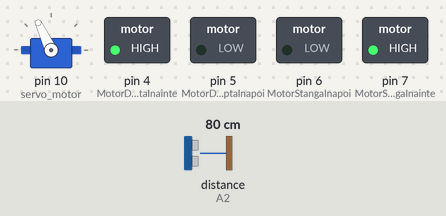
A sketch run on a simulated Arduino Uno, built with avr-gcc and run on an emulated ATmega328P. Shown: servo, switched loads named in the sketch (green lamp = pin HIGH). The test bench sets the inputs (shaded band); at power-on: distance to the obstacle (sensor on A2) 80 cm. The echo pulse lasts 58.3 µs per cm.

Above: at 4.0 s.
4.1 s: distance to the obstacle (sensor on A2) set to 23 cm
5.6 s: distance to the obstacle (sensor on A2) set to 19 cm
At 7.3 s:
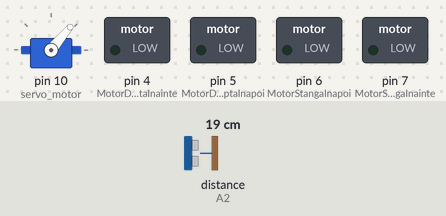
11.6 s: distance to the obstacle (sensor on A2) set to 35 cm
At 12.39 s:
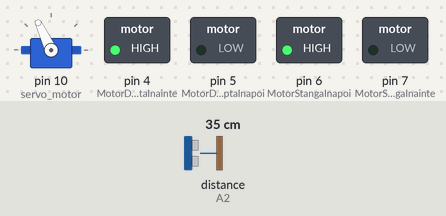
14.0 s: distance to the obstacle (sensor on A2) set to 2 cm
At 16.6 s:
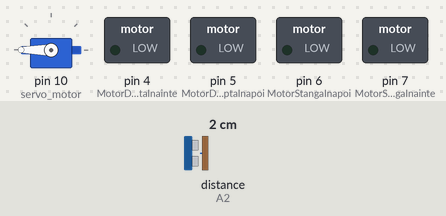
Timing chart, 0 to 18.0 s (numbered marks = the images above; inputs shaded):
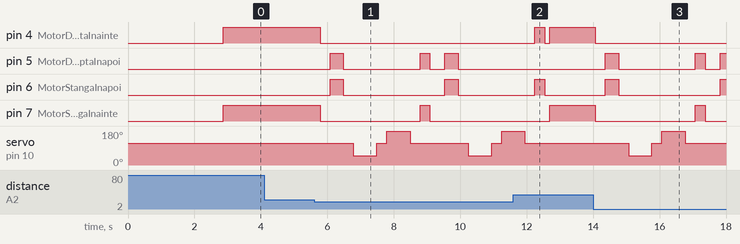

The sketch:

Cod_Arduino_Obstacole.ino
```cpp
#include <Servo.h>        // Include biblioteca Servo.h
#include <NewPing.h>      // Include biblioteca Newping.h

// Modul Driver Motoare dual L298N
const int MotorDreaptaInainte = 4;
const int MotorDreaptaInapoi = 5;
const int MotorStangaInapoi = 6;
const int MotorStangaInainte = 7;


#define TRIGGER_PIN  A1  // Pinul A1 de pe placa Arduino legat la pinul "trig" al senzorului ultrasonic.
#define ECHO_PIN     A2  // Pinul A2 de pe placa Arduino legat la pinul de Echo al senzorului ultrasonic.
#define DISTANTA_MAX 250 // Distanta maxima de bataie a senzorului in mm. Distanta maxima a senzorului HC-SR04 fiind de 45cm.

Servo servo_motor;  // Numele Servo-Motorului SG90
NewPing sonar(TRIGGER_PIN, ECHO_PIN, DISTANTA_MAX); // NewPing setup of pins and maximum distanta.
boolean avanseaza = false;
int distanta = 100;

void setup()
{
  // Pregatim pinii Modulului L298N pentru output.
  pinMode(MotorDreaptaInainte, OUTPUT);
  pinMode(MotorStangaInainte, OUTPUT);
  pinMode(MotorStangaInapoi, OUTPUT);
  pinMode(MotorDreaptaInapoi, OUTPUT);

  servo_motor.attach(10);   // Atasam Servo-Motorul SG90 in pinul nr 10 de pe placa Arduino
  servo_motor.write(115);   // 115 grade
  delay(2000);              // Asteapta 2 secunde
  distanta = citestePing();    // Ping distanta.
  delay(100);               // Asteapta 100ms.
  distanta = citestePing();
  delay(100);
  distanta = citestePing();
  delay(100);
  distanta = citestePing();
  delay(100);
}

void loop()
{
  int distantaDreapta = 0;
  int distantaStanga = 0;
  delay(50);

  if (distanta <= 20)
  {
    opreste();
      delay(300);
    mergeMarsarier();
      delay(400);
    opreste();
      delay(300);
    distantaDreapta = veziDreapta();
        delay(300);
    distantaStanga = veziStanga();
        delay(300);

    if (distantaDreapta >= distantaStanga)
    {
      vireazaDreapta();
            delay(300);
      opreste();
    }
    else
    {
      vireazaStanga();
            delay(300);
      opreste();
    }

  }
  else
  {
    mergeInainte();
  }

  distanta = citestePing();
}

int veziDreapta()     //Functie pentru Servo Motor
{
  servo_motor.write(50);
  delay(500);
  int distanta = citestePing();
  delay(100);
  servo_motor.write(115);
  return distanta;
}

int veziStanga()      // Functie pentru Servo Motor
{
  servo_motor.write(180);
  delay(500);
  int distanta = citestePing();
  delay(100);
  servo_motor.write(115);
  return distanta;
}

int citestePing()      // Functie pentru Senzorul Ultrasonic.
{
  delay(100);                 // Asteapta 100 ms intre ping-uri (aproximativ 20 pings/sec).
  int cm = sonar.ping_cm();  //Trimite ping, si obtine ping cu distanta in cm.
  if (cm == 0)
  {
    cm = 250;
  }
  return cm;
}


//INCEP FUNCTIILE PENTRU DRIVERUL MOTOARELOR
void opreste()
{
  digitalWrite(MotorDreaptaInainte, LOW);
  digitalWrite(MotorDreaptaInapoi, LOW);
  digitalWrite(MotorStangaInainte, LOW);
  digitalWrite(MotorStangaInapoi, LOW);
}

void mergeInainte()
{
  if(!avanseaza){
    avanseaza = true;
  digitalWrite(MotorDreaptaInainte, HIGH);
  digitalWrite(MotorDreaptaInapoi, LOW);
  digitalWrite(MotorStangaInainte, HIGH);
  digitalWrite(MotorStangaInapoi, LOW);
  }
}

void mergeMarsarier()
{
  avanseaza = false;
  digitalWrite(MotorDreaptaInainte, LOW);
  digitalWrite(MotorDreaptaInapoi, HIGH);
  digitalWrite(MotorStangaInainte, LOW);
  digitalWrite(MotorStangaInapoi, HIGH);
}

void vireazaDreapta()
{
  digitalWrite(MotorDreaptaInainte, LOW);
  digitalWrite(MotorDreaptaInapoi, HIGH);
  digitalWrite(MotorStangaInainte, HIGH);
  digitalWrite(MotorStangaInapoi, LOW);
}

void vireazaStanga()
{
  digitalWrite(MotorDreaptaInainte, HIGH);
  digitalWrite(MotorDreaptaInapoi, LOW);
  digitalWrite(MotorStangaInainte, LOW);
  digitalWrite(MotorStangaInapoi, HIGH);
}
```

Measured:
- the behaviour switches between 21 and 20 cm on distance to the obstacle (sensor on A2) (found by bisection; images 0 and 1)
- after the input at 4.1 s, every drawn part: stays the same
- after the input at 5.6 s, pin 4 (MotorDreaptaInainte): HIGH → LOW after 0.19 s; pin 5 (MotorDreaptaInapoi): goes HIGH 0.40 s, LOW 2.3 s, HIGH 0.30 s, LOW 0.45 s, HIGH 0.40 s, then LOW, starting after 0.49 s
- after the input at 11.6 s, pin 4 (MotorDreaptaInainte): LOW → HIGH after 0.65 s, → LOW 0.30 s later, → HIGH 0.15 s later; pin 5 (MotorDreaptaInapoi): stays LOW (without the input it goes to HIGH after 0.65 s)
- after the input at 14.0 s, pin 4 (MotorDreaptaInainte): HIGH → LOW after 0.07 s; pin 5 (MotorDreaptaInapoi): goes HIGH 0.40 s, LOW 2.3 s, HIGH 0.30 s, LOW 0.45 s, then HIGH, starting after 0.37 s
